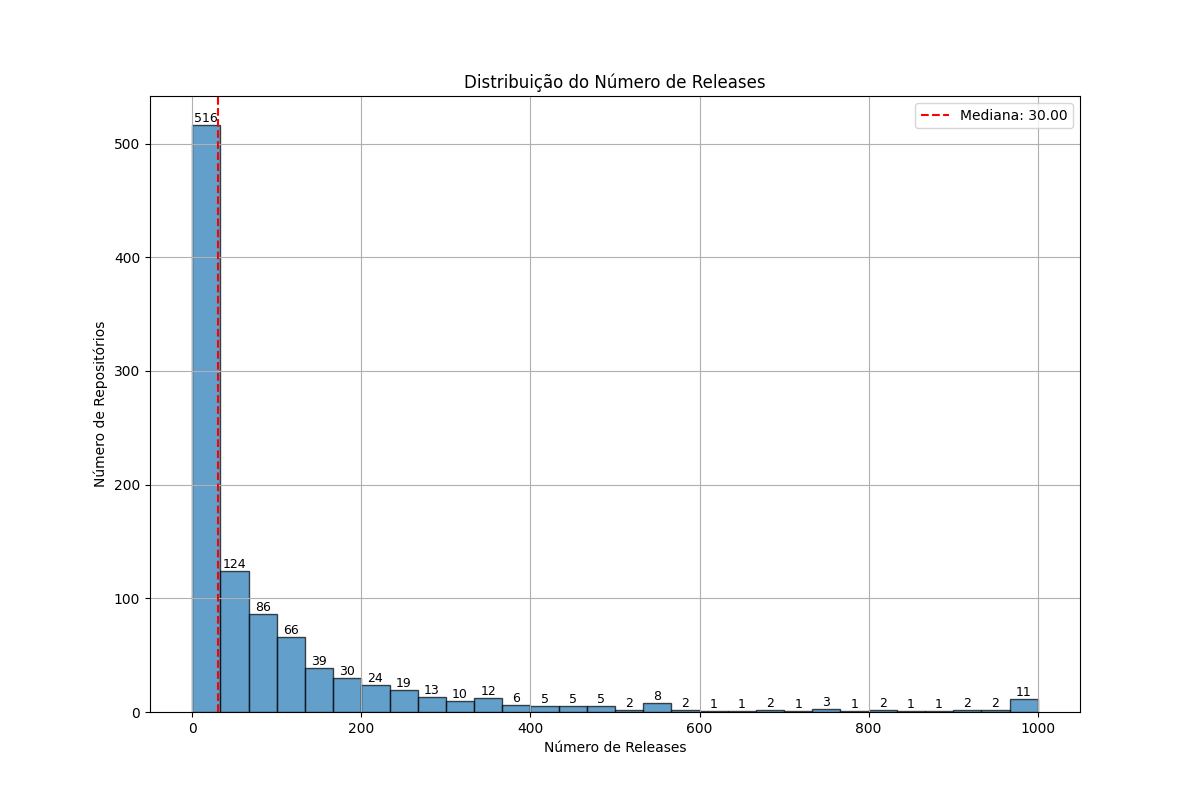

Generate this figure with Python:
import pandas as pd
import matplotlib.pyplot as plt


df = pd.read_csv('../github_repositories_1000.csv')
data = df['releases']

median_value = data.median()

plt.figure(figsize=(12, 8))
n, bins, patches = plt.hist(data, bins=30, edgecolor='black', alpha=0.7)

plt.axvline(median_value, color='red', linestyle='dashed', linewidth=1.5, label=f'Mediana: {median_value:.2f}')

for count, bin in zip(n, bins):
    plt.text(bin + (bins[1] - bins[0]) / 2, count, f'{int(count)}', 
             ha='center', va='bottom', fontsize=9, color='black')

plt.title('Distribuição do Número de Releases')
plt.xlabel('Número de Releases')
plt.ylabel('Número de Repositórios')
plt.legend()
plt.grid(True)
plt.show()
